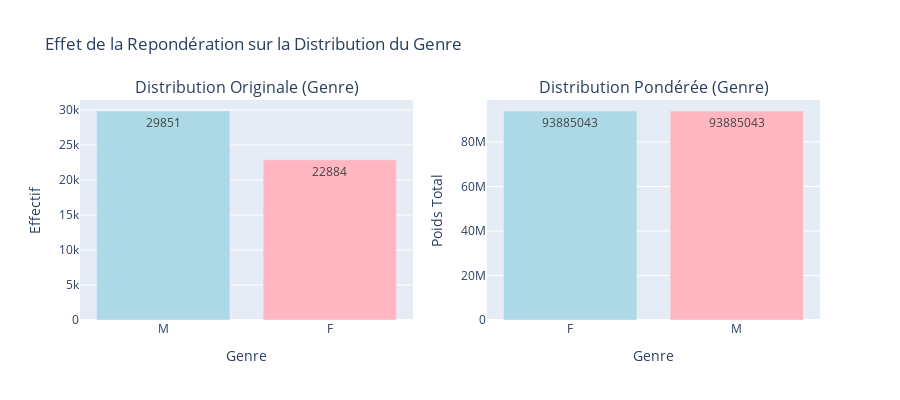

The cell this chart's notebook holds for it:
### Markdown cell above
### 4.3 Visualisation de l'Effet de la Repondération

### Code cell
# Comparaison avant/après repondération
fig = make_subplots(
    rows=1, cols=2,
    subplot_titles=('Distribution Originale (Genre)', 
                    'Distribution Pondérée (Genre)')
)

# Distribution originale
original_counts = df_clean['Patient Gender'].value_counts()
fig.add_trace(
    go.Bar(x=original_counts.index, y=original_counts.values,
           text=original_counts.values, textposition='auto',
           marker_color=['lightblue', 'lightpink'], name='Original'),
    row=1, col=1
)

# Distribution pondérée (somme des poids par groupe)
weighted_counts = df_clean.groupby('Patient Gender')['Sample_Weight'].sum()
fig.add_trace(
    go.Bar(x=weighted_counts.index, y=weighted_counts.values,
           text=[f"{v:.0f}" for v in weighted_counts.values], textposition='auto',
           marker_color=['lightblue', 'lightpink'], name='Pondéré'),
    row=1, col=2
)

fig.update_xaxes(title_text="Genre", row=1, col=1)
fig.update_xaxes(title_text="Genre", row=1, col=2)
fig.update_yaxes(title_text="Effectif", row=1, col=1)
fig.update_yaxes(title_text="Poids Total", row=1, col=2)

fig.update_layout(height=400, showlegend=False, 
                  title_text="Effet de la Repondération sur la Distribution du Genre")
fig.show()

# Calcul de l'amélioration
original_ratio = original_counts.max() / original_counts.min()
weighted_ratio = weighted_counts.max() / weighted_counts.min()

print("\n" + "=" * 80)
print("ÉVALUATION DE LA MITIGATION")
print("=" * 80)
print(f"Ratio de déséquilibre AVANT repondération : {original_ratio:.2f}:1")
print(f"Ratio de déséquilibre APRÈS repondération : {weighted_ratio:.2f}:1")
improvement = ((original_ratio - weighted_ratio) / original_ratio) * 100
print(f"\n✓ Amélioration du déséquilibre : {improvement:.2f}%")

### Figure 1 — Plotly figure (JSON) as saved in the notebook; plotly's stock layout.template omitted (floating-point values rounded to 4 significant figures)
{"data": [{"marker": {"color": ["lightblue", "lightpink"]}, "name": "Original", "text": [29850.0, 22880.0], "textposition": "auto", "type": "bar", "x": ["M", "F"], "xaxis": "x", "y": [29851, 22884], "yaxis": "y"}, {"marker": {"color": ["lightblue", "lightpink"]}, "name": "Pondéré", "text": ["93885043", "93885043"], "textposition": "auto", "type": "bar", "x": ["F", "M"], "xaxis": "x2", "y": [93890000.0, 93890000.0], "yaxis": "y2"}], "layout": {"annotations": [{"font": {"size": 16}, "showarrow": false, "text": "Distribution Originale (Genre)", "x": 0.225, "xanchor": "center", "xref": "paper", "y": 1, "yanchor": "bottom", "yref": "paper"}, {"font": {"size": 16}, "showarrow": false, "text": "Distribution Pondérée (Genre)", "x": 0.775, "xanchor": "center", "xref": "paper", "y": 1, "yanchor": "bottom", "yref": "paper"}], "height": 400, "showlegend": false, "title": {"text": "Effet de la Repondération sur la Distribution du Genre"}, "xaxis": {"anchor": "y", "domain": [0, 0.45], "title": {"text": "Genre"}}, "xaxis2": {"anchor": "y2", "domain": [0.55, 1], "title": {"text": "Genre"}}, "yaxis": {"anchor": "x", "domain": [0, 1], "title": {"text": "Effectif"}}, "yaxis2": {"anchor": "x2", "domain": [0, 1], "title": {"text": "Poids Total"}}}}
